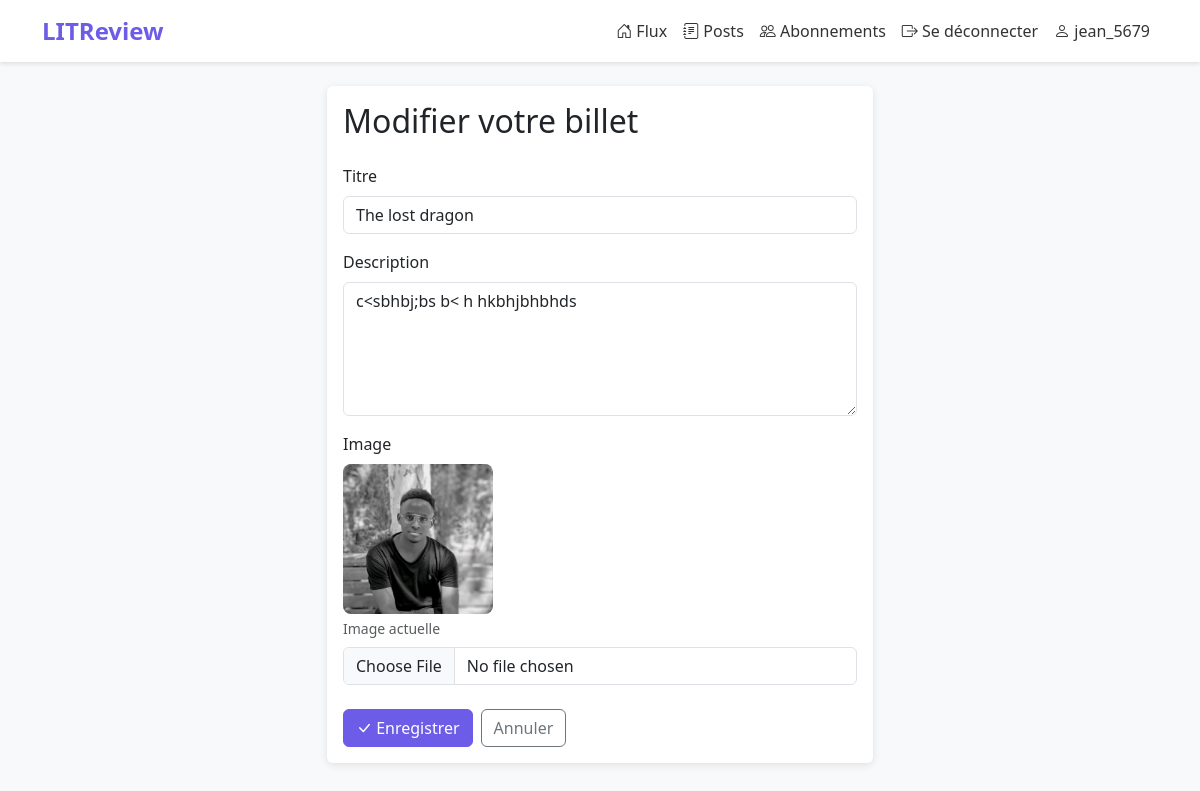
The app's page /ticket/5/edit/ (signed in) with its own data.
### reviews/models.py (models this page shows, shortened)
class Ticket(models.Model):
    title = models.CharField(max_length=128)
    description = models.TextField(max_length=2048, blank=True)
    user = models.ForeignKey(
        to=settings.AUTH_USER_MODEL,
        on_delete=models.CASCADE
    )
    image = models.ImageField(null=True, blank=True)
    time_created = models.DateTimeField(auto_now_add=True)

### reviews/views.py (the view)
# urls.py: path('ticket/<int:ticket_id>/edit/', views.edit_ticket, name='edit_ticket'),
@login_required
def edit_ticket(request, ticket_id):
    ticket = get_object_or_404(Ticket, id=ticket_id, user=request.user)
    if request.method == 'POST':
        form = TicketForm(request.POST, request.FILES, instance=ticket)
        if form.is_valid():
            form.save()
            messages.success(request, 'Billet modifié avec succès !')
            return redirect('posts')
    else:
        form = TicketForm(instance=ticket)
    return render(request, 'reviews/edit_ticket.html', {'form': form, 'ticket': ticket})

### reviews/forms.py
class TicketForm(forms.ModelForm):
    class Meta:
        model = Ticket
        fields = ['title', 'description', 'image']
        widgets = {
            'title': forms.TextInput(attrs={'class': 'form-control'}),
            'description': forms.Textarea(attrs={'class': 'form-control', 'rows': 5}),
            'image': forms.FileInput(attrs={'class': 'form-control'}),
        }

### reviews/templates/reviews/edit_ticket.html (shortened to what this page needs)
{% extends 'base.html' %}
{% block content %}
<div class="row justify-content-center">
    <div class="col-lg-6">
        <div class="card">
            <div class="card-body">
                <h2 class="card-title mb-4">Modifier votre billet</h2>
                <form method="post" enctype="multipart/form-data">
                    <div class="mb-3">
                        <label for="{{ form.title.id_for_label }}" class="form-label">Titre</label>
                        {{ form.title }}
                    </div>
                    <div class="mb-3">
                        <label for="{{ form.description.id_for_label }}" class="form-label">Description</label>
                        {{ form.description }}
                    </div>
                    <div class="mb-4">
                        <label for="{{ form.image.id_for_label }}" class="form-label">Image</label>
                        {% if ticket.image %}
                        <div class="mb-2">
                            <img src="{{ ticket.image.url }}" alt="{{ ticket.title }}" class="ticket-image" style="max-width: 150px;">
                            <small class="text-muted d-block mt-1">Image actuelle</small>
                        </div>
                        {% endif %}
                        {{ form.image }}
                    </div>
                    <div class="d-flex gap-2">
                        <button type="submit" class="btn btn-primary">
                            <i class="bi bi-check-lg"></i> Enregistrer
                        </button>
                        <a href="{% url 'posts' %}" class="btn btn-outline-secondary">Annuler</a>
                    </div>
                </form>
            </div>
        </div>
    </div>
</div>
{% endblock %}

### templates/base.html (shortened to what this page needs)
<!DOCTYPE html>
<html lang="fr">
<head>
    <link href="https://cdn.jsdelivr.net/npm/bootstrap@5.3.2/dist/css/bootstrap.min.css" rel="stylesheet">
    <link rel="stylesheet" href="https://cdn.jsdelivr.net/npm/bootstrap-icons@1.11.1/font/bootstrap-icons.css">
</head>
<body>
    {% if user.is_authenticated %}
    <nav class="navbar navbar-expand-lg navbar-light mb-4">
        <div class="container">
            <a class="navbar-brand" href="{% url 'feed' %}">LITReview</a>
            <div class="collapse navbar-collapse" id="navbarNav">
                <ul class="navbar-nav ms-auto">
                    <li class="nav-item">
                        <a class="nav-link {% if request.resolver_match.url_name == 'feed' %}active{% endif %}" href="{% url 'feed' %}">
                            <i class="bi bi-house-door"></i> Flux
                        </a>
                    </li>
                    <li class="nav-item">
                        <a class="nav-link {% if request.resolver_match.url_name == 'posts' %}active{% endif %}" href="{% url 'posts' %}">
                            <i class="bi bi-journal-text"></i> Posts
                        </a>
                    </li>
                    <li class="nav-item">
                        <a class="nav-link {% if request.resolver_match.url_name == 'subscriptions' %}active{% endif %}" href="{% url 'subscriptions' %}">
                            <i class="bi bi-people"></i> Abonnements
                        </a>
                    </li>
                    <li class="nav-item">
                        <a class="nav-link" href="{% url 'logout' %}">
                            <i class="bi bi-box-arrow-right"></i> Se déconnecter
                        </a>
                    </li>
                    <li class="nav-item">
                        <span class="nav-link" >
                            <i class="bi bi-person"></i> {{ user.username }}
                        </span>
                    </li>
                </ul>
            </div>
        </div>
    </nav>
    {% endif %}
    <main class="container">
        {% block content %}{% endblock %}
    </main>
</body>
</html>

### templates/base.html (style rules this page uses)
:root { --primary-color: #6c5ce7; --secondary-color: #a29bfe; }
body { background-color: #f8f9fa; min-height: 100vh; }
.navbar { background-color: white; box-shadow: 0 2px 4px rgba(0,0,0,0.1); }
.navbar-brand { font-weight: bold; color: var(--primary-color) !important; font-size: 1.5rem; }
.nav-link { color: #333 !important; font-weight: 500; }
.btn-primary { background-color: var(--primary-color); border-color: var(--primary-color); }
.card { border: none; box-shadow: 0 2px 8px rgba(0,0,0,0.1); margin-bottom: 1rem; }
.ticket-image { max-width: 200px; max-height: 250px; object-fit: cover; border-radius: 0.5rem; }

### records on screen
Ticket: title "The lost dragon", description "c<sbhbj;bs b< h hkbhjbhbhds", image (picture)

### other values on screen
{{ user.username }} "jean_5679"
